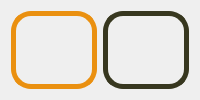
       <widget class="QWidget" name="page_3">
        <layout class="QHBoxLayout" name="horizontalLayout_8">
         <item>
          <widget class="QFrame" name="internel_button_ele3">
           <property name="sizePolicy">
            <sizepolicy hsizetype="Preferred" vsizetype="Expanding">
             <horstretch>0</horstretch>
             <verstretch>0</verstretch>
            </sizepolicy>
           </property>
           <property name="styleSheet">
            <string notr="true">border: 5px solid #EA9010;border-radius:20px;</string>
           </property>
           <property name="frameShape">
            <enum>QFrame::StyledPanel</enum>
           </property>
           <property name="frameShadow">
            <enum>QFrame::Raised</enum>
           </property>
           <widget class="QPushButton" name="ele3_F20">
            <property name="geometry">
             <rect>
              <x>40</x>
              <y>140</y>
              <width>61</width>
              <height>61</height>
             </rect>
            </property>
            <property name="cursor">
             <cursorShape>PointingHandCursor</cursorShape>
            </property>
            <property name="styleSheet">
             <string notr="true">border: 5px solid #C9E3AC;
border-radius:30px;
background-color: #EAEFBD;
font: bold 30px Consulas;

</string>
            </property>
            <property name="text">
             <string>20</string>
            </property>
           </widget>
           <widget class="QPushButton" name="ele3_F19">
            <property name="geometry">
             <rect>
              <x>120</x>
              <y>140</y>
              <width>61</width>
              <height>61</height>
             </rect>
            </property>
            <property name="cursor">
             <cursorShape>PointingHandCursor</cursorShape>
            </property>
            <property name="styleSheet">
             <string notr="true">border: 5px solid #C9E3AC;
border-radius:30px;
background-color: #EAEFBD;
font: bold 30px Consulas;

</string>
            </property>
            <property name="text">
             <string>19</string>
            </property>
           </widget>
           <widget class="QPushButton" name="ele3_F18">
            <property name="geometry">
             <rect>
              <x>200</x>
              <y>140</y>
              <width>61</width>
              <height>61</height>
             </rect>
            </property>
            <property name="cursor">
             <cursorShape>PointingHandCursor</cursorShape>
            </property>
            <property name="styleSheet">
             <string notr="true">border: 5px solid #C9E3AC;
border-radius:30px;
background-color: #EAEFBD;
font: bold 30px Consulas;

</string>
            </property>
            <property name="text">
             <string>18</string>
            </property>
           </widget>
           <widget class="QPushButton" name="ele3_F17">
            <property name="geometry">
             <rect>
              <x>280</x>
              <y>140</y>
              <width>61</width>
              <height>61</height>
             </rect>
            </property>
            <property name="cursor">
             <cursorShape>PointingHandCursor</cursorShape>
            </property>
            <property name="styleSheet">
             <string notr="true">border: 5px solid #C9E3AC;
border-radius:30px;
background-color: #EAEFBD;
font: bold 30px Consulas;

</string>
            </property>
            <property name="text">
             <string>17</string>
            </property>
           </widget>
           <widget class="QPushButton" name="ele3_F16">
            <property name="geometry">
             <rect>
              <x>40</x>
              <y>210</y>
              <width>61</width>
              <height>61</height>
             </rect>
            </property>
            <property name="cursor">
             <cursorShape>PointingHandCursor</cursorShape>
            </property>
            <property name="styleSheet">
             <string notr="true">border: 5px solid #C9E3AC;
border-radius:30px;
background-color: #EAEFBD;
font: bold 30px Consulas;

</string>
            </property>
            <property name="text">
             <string>16</string>
            </property>
           </widget>
           <widget class="QPushButton" name="ele3_F13">
            <property name="geometry">
             <rect>
              <x>280</x>
              <y>210</y>
              <width>61</width>
              <height>61</height>
             </rect>
            </property>
            <property name="cursor">
             <cursorShape>PointingHandCursor</cursorShape>
            </property>
            <property name="styleSheet">
             <string notr="true">border: 5px solid #C9E3AC;
border-radius:30px;
background-color: #EAEFBD;
font: bold 30px Consulas;

</string>
            </property>
            <property name="text">
             <string>13</string>
            </property>
           </widget>
           <widget class="QPushButton" name="ele3_F12">
            <property name="geometry">
             <rect>
              <x>40</x>
              <y>280</y>
              <width>61</width>
              <height>61</height>
             </rect>
            </property>
            <property name="cursor">
             <cursorShape>PointingHandCursor</cursorShape>
            </property>
            <property name="styleSheet">
             <string notr="true">border: 5px solid #C9E3AC;
border-radius:30px;
background-color: #EAEFBD;
font: bold 30px Consulas;

</string>
            </property>
            <property name="text">
             <string>12</string>
            </property>
           </widget>
           <widget class="QPushButton" name="ele3_F9">
            <property name="geometry">
             <rect>
              <x>280</x>
              <y>280</y>
              <width>61</width>
              <height>61</height>
             </rect>
            </property>
            <property name="cursor">
             <cursorShape>PointingHandCursor</cursorShape>
            </property>
            <property name="styleSheet">
             <string notr="true">border: 5px solid #C9E3AC;
border-radius:30px;
background-color: #EAEFBD;
font: bold 30px Consulas;

</string>
            </property>
            <property name="text">
             <string>9</string>
            </property>
           </widget>
           <widget class="QPushButton" name="ele3_F8">
            <property name="geometry">
             <rect>
              <x>40</x>
              <y>350</y>
              <width>61</width>
              <height>61</height>
             </rect>
            </property>
            <property name="cursor">
             <cursorShape>PointingHandCursor</cursorShape>
            </property>
            <property name="styleSheet">
             <string notr="true">border: 5px solid #C9E3AC;
border-radius:30px;
background-color: #EAEFBD;
font: bold 30px Consulas;

</string>
            </property>
            <property name="text">
             <string>8</string>
            </property>
           </widget>
           <widget class="QPushButton" name="ele3_F5">
            <property name="geometry">
             <rect>
              <x>280</x>
              <y>350</y>
              <width>61</width>
              <height>61</height>
             </rect>
            </property>
            <property name="cursor">
             <cursorShape>PointingHandCursor</cursorShape>
            </property>
            <property name="styleSheet">
             <string notr="true">border: 5px solid #C9E3AC;
border-radius:30px;
background-color: #EAEFBD;
font: bold 30px Consulas;

</string>
            </property>
            <property name="text">
             <string>5</string>
            </property>
           </widget>
           <widget class="QPushButton" name="ele3_F4">
            <property name="geometry">
             <rect>
              <x>40</x>
              <y>420</y>
              <width>61</width>
              <height>61</height>
             </rect>
            </property>
            <property name="cursor">
             <cursorShape>PointingHandCursor</cursorShape>
            </property>
            <property name="styleSheet">
             <string notr="true">border: 5px solid #C9E3AC;
border-radius:30px;
background-color: #EAEFBD;
font: bold 30px Consulas;

</string>
            </property>
            <property name="text">
             <string>4</string>
            </property>
           </widget>
           <widget class="QPushButton" name="ele3_F1">
            <property name="geometry">
             <rect>
              <x>280</x>
              <y>420</y>
              <width>61</width>
              <height>61</height>
             </rect>
            </property>
            <property name="cursor">
             <cursorShape>PointingHandCursor</cursorShape>
            </property>
            <property name="styleSheet">
             <string notr="true">border: 5px solid #C9E3AC;
border-radius:30px;
background-color: #EAEFBD;
font: bold 30px Consulas;

</string>
            </property>
            <property name="text">
             <string>1</string>
            </property>
           </widget>
           <widget class="QPushButton" name="ele3_F15">
            <property name="geometry">
             <rect>
              <x>120</x>
              <y>210</y>
              <width>61</width>
              <height>61</height>
             </rect>
            </property>
            <property name="cursor">
             <cursorShape>PointingHandCursor</cursorShape>
            </property>
            <property name="styleSheet">
             <string notr="true">border: 5px solid #C9E3AC;
border-radius:30px;
background-color: #EAEFBD;
font: bold 30px Consulas;

</string>
            </property>
            <property name="text">
             <string>15</string>
            </property>
           </widget>
           <widget class="QPushButton" name="ele3_F14">
            <property name="geometry">
             <rect>
              <x>200</x>
              <y>210</y>
              <width>61</width>
              <height>61</height>
             </rect>
            </property>
            <property name="cursor">
             <cursorShape>PointingHandCursor</cursorShape>
            </property>
            <property name="styleSheet">
             <string notr="true">border: 5px solid #C9E3AC;
border-radius:30px;
background-color: #EAEFBD;
font: bold 30px Consulas;

</string>
            </property>
            <property name="text">
             <string>14</string>
            </property>
           </widget>
           <widget class="QPushButton" name="ele3_F11">
            <property name="geometry">
             <rect>
              <x>120</x>
              <y>280</y>
              <width>61</width>
              <height>61</height>
             </rect>
            </property>
            <property name="cursor">
             <cursorShape>PointingHandCursor</cursorShape>
            </property>
            <property name="styleSheet">
             <string notr="true">border: 5px solid #C9E3AC;
border-radius:30px;
background-color: #EAEFBD;
font: bold 30px Consulas;

</string>
            </property>
            <property name="text">
             <string>11</string>
            </property>
           </widget>
           <widget class="QPushButton" name="ele3_F10">
            <property name="geometry">
             <rect>
              <x>200</x>
              <y>280</y>
              <width>61</width>
              <height>61</height>
             </rect>
            </property>
            <property name="cursor">
             <cursorShape>PointingHandCursor</cursorShape>
            </property>
            <property name="styleSheet">
             <string notr="true">border: 5px solid #C9E3AC;
border-radius:30px;
background-color: #EAEFBD;
font: bold 30px Consulas;

</string>
            </property>
            <property name="text">
             <string>10</string>
            </property>
           </widget>
           <widget class="QPushButton" name="ele3_F7">
            <property name="geometry">
             <rect>
              <x>120</x>
              <y>350</y>
              <width>61</width>
              <height>61</height>
             </rect>
            </property>
            <property name="cursor">
             <cursorShape>PointingHandCursor</cursorShape>
            </property>
            <property name="styleSheet">
             <string notr="true">border: 5px solid #C9E3AC;
border-radius:30px;
background-color: #EAEFBD;
font: bold 30px Consulas;

</string>
            </property>
            <property name="text">
             <string>7</string>
            </property>
           </widget>
           <widget class="QPushButton" name="ele3_F6">
            <property name="geometry">
             <rect>
              <x>200</x>
              <y>350</y>
              <width>61</width>
              <height>61</height>
             </rect>
            </property>
            <property name="cursor">
             <cursorShape>PointingHandCursor</cursorShape>
            </property>
            <property name="styleSheet">
             <string notr="true">border: 5px solid #C9E3AC;
border-radius:30px;
background-color: #EAEFBD;
font: bold 30px Consulas;

</string>
            </property>
            <property name="text">
             <string>6</string>
            </property>
           </widget>
           <widget class="QPushButton" name="ele3_F3">
            <property name="geometry">
             <rect>
              <x>120</x>
              <y>420</y>
              <width>61</width>
              <height>61</height>
             </rect>
            </property>
            <property name="cursor">
             <cursorShape>PointingHandCursor</cursorShape>
            </property>
            <property name="styleSheet">
             <string notr="true">border: 5px solid #C9E3AC;
border-radius:30px;
background-color: #EAEFBD;
font: bold 30px Consulas;

</string>
            </property>
            <property name="text">
             <string>3</string>
            </property>
           </widget>
           <widget class="QPushButton" name="ele3_F2">
            <property name="geometry">
             <rect>
              <x>200</x>
              <y>420</y>
              <width>61</width>
              <height>61</height>
             </rect>
            </property>
            <property name="cursor">
             <cursorShape>PointingHandCursor</cursorShape>
            </property>
            <property name="styleSheet">
             <string notr="true">border: 5px solid #C9E3AC;
border-radius:30px;
background-color: #EAEFBD;
font: bold 30px Consulas;

</string>
            </property>
            <property name="text">
             <string>2</string>
            </property>
           </widget>
           <widget class="QPushButton" name="ele3_open">
            <property name="geometry">
             <rect>
              <x>40</x>
              <y>490</y>
              <width>61</width>
              <height>61</height>
             </rect>
            </property>
            <property name="cursor">
             <cursorShape>PointingHandCursor</cursorShape>
            </property>
            <property name="styleSheet">
             <string notr="true">border: 5px solid #C9E3AC;
border-radius:30px;
background-color: #EAEFBD;
font: bold 30px Consulas;
</string>
            </property>
            <property name="text">
             <string>&lt;&gt;</string>
            </property>
           </widget>
           <widget class="QPushButton" name="ele3_close">
            <property name="geometry">
             <rect>
              <x>120</x>
              <y>490</y>
              <width>61</width>
              <height>61</height>
             </rect>
            </property>
            <property name="cursor">
             <cursorShape>PointingHandCursor</cursorShape>
            </property>
            <property name="styleSheet">
             <string notr="true">border: 5px solid #C9E3AC;
border-radius:30px;
background-color: #EAEFBD;
font: bold 30px Consulas;

</string>
            </property>
            <property name="text">
             <string>&gt;&lt;</string>
            </property>
           </widget>
           <widget class="QPushButton" name="ele3_alarm">
            <property name="geometry">
             <rect>
              <x>210</x>
              <y>500</y>
              <width>121</width>
              <height>41</height>
             </rect>
            </property>
            <property name="cursor">
             <cursorShape>PointingHandCursor</cursorShape>
            </property>
            <property name="styleSheet">
             <string notr="true">border: 5px solid #DD0426;
border-radius:10px;
background-color: #F02D3A;
font: bold 30px Consulas;</string>
            </property>
            <property name="text">
             <string>报警</string>
            </property>
           </widget>
          </widget>
         </item>
         <item>
          <widget class="QFrame" name="internel_interface_ele3">
           <property name="sizePolicy">
            <sizepolicy hsizetype="Preferred" vsizetype="Expanding">
             <horstretch>0</horstretch>
             <verstretch>0</verstretch>
            </sizepolicy>
           </property>
           <property name="styleSheet">
            <string notr="true">border: 5px solid #37371F;border-radius:20px;</string>
           </property>
           <property name="frameShape">
            <enum>QFrame::StyledPanel</enum>
           </property>
           <property name="frameShadow">
            <enum>QFrame::Raised</enum>
           </property>
           <widget class="QLCDNumber" name="ele3_Fnum">
            <property name="geometry">
             <rect>
              <x>20</x>
              <y>140</y>
              <width>331</width>
              <height>141</height>
             </rect>
            </property>
            <property name="styleSheet">
             <string notr="true">font-size: 100px; color: dark;</string>
            </property>
            <property name="lineWidth">
             <number>1</number>
            </property>
            <property name="smallDecimalPoint">
             <bool>false</bool>
            </property>
            <property name="mode">
             <enum>QLCDNumber::Hex</enum>
            </property>
            <property name="segmentStyle">
             <enum>QLCDNumber::Filled</enum>
            </property>
            <property name="intValue" stdset="0">
             <number>0</number>
            </property>
           </widget>
           <widget class="QLabel" name="ele3_up_label">
            <property name="geometry">
             <rect>
              <x>20</x>
              <y>130</y>
              <width>101</width>
              <height>171</height>
             </rect>
            </property>
            <property name="styleSheet">
             <string notr="true">font: bold 100px Consulas;
border: 0px;
color: dark;</string>
            </property>
            <property name="text">
             <string>↑</string>
            </property>
           </widget>
           <widget class="QLabel" name="ele3_down_label">
            <property name="geometry">
             <rect>
              <x>70</x>
              <y>130</y>
              <width>101</width>
              <height>171</height>
             </rect>
            </property>
            <property name="styleSheet">
             <string notr="true">font: bold 100px Consulas;
border: 0px;
color: dark;</string>
            </property>
            <property name="text">
             <string>↓</string>
            </property>
           </widget>
          </widget>
         </item>
        </layout>
       </widget>
